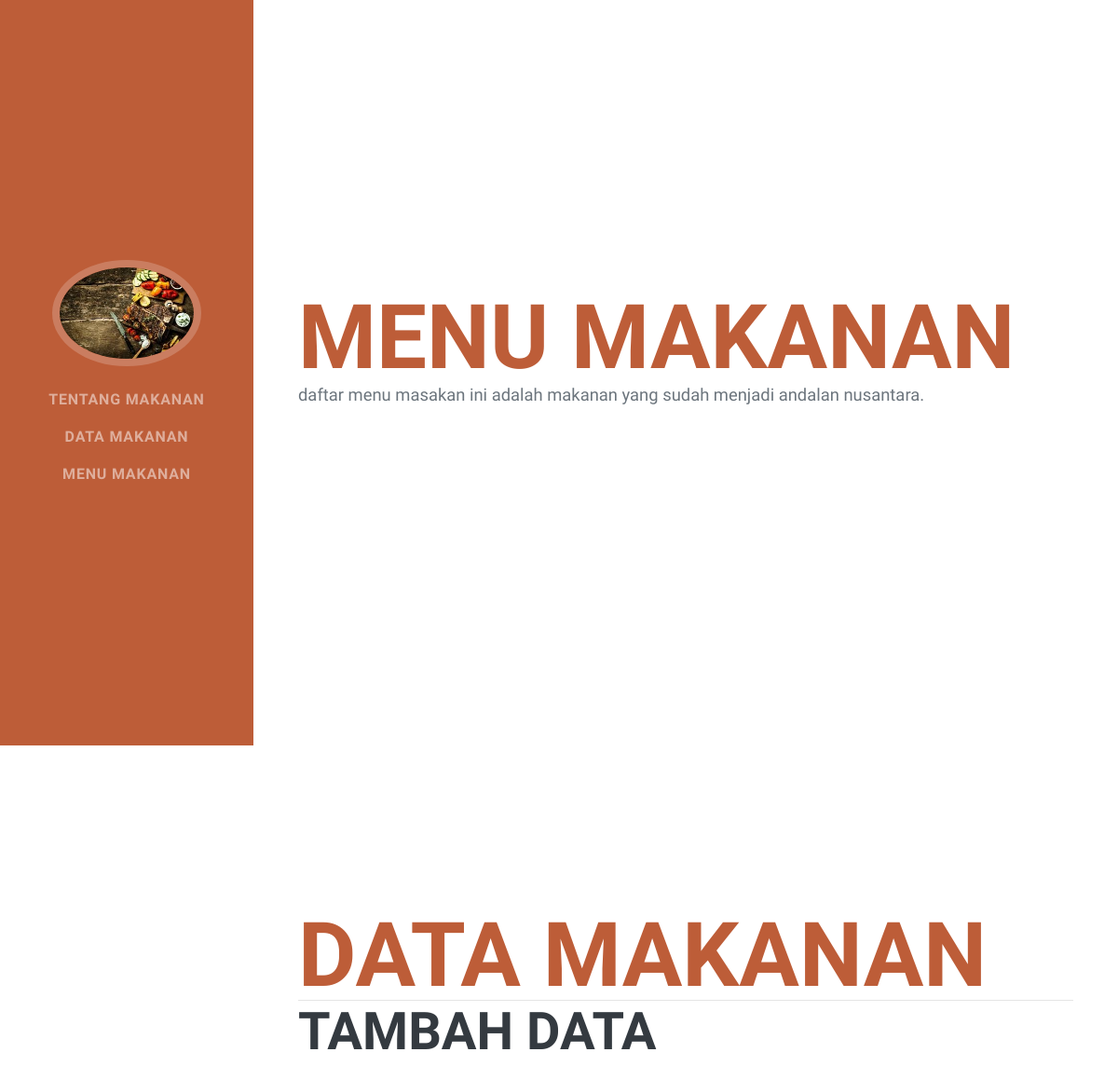
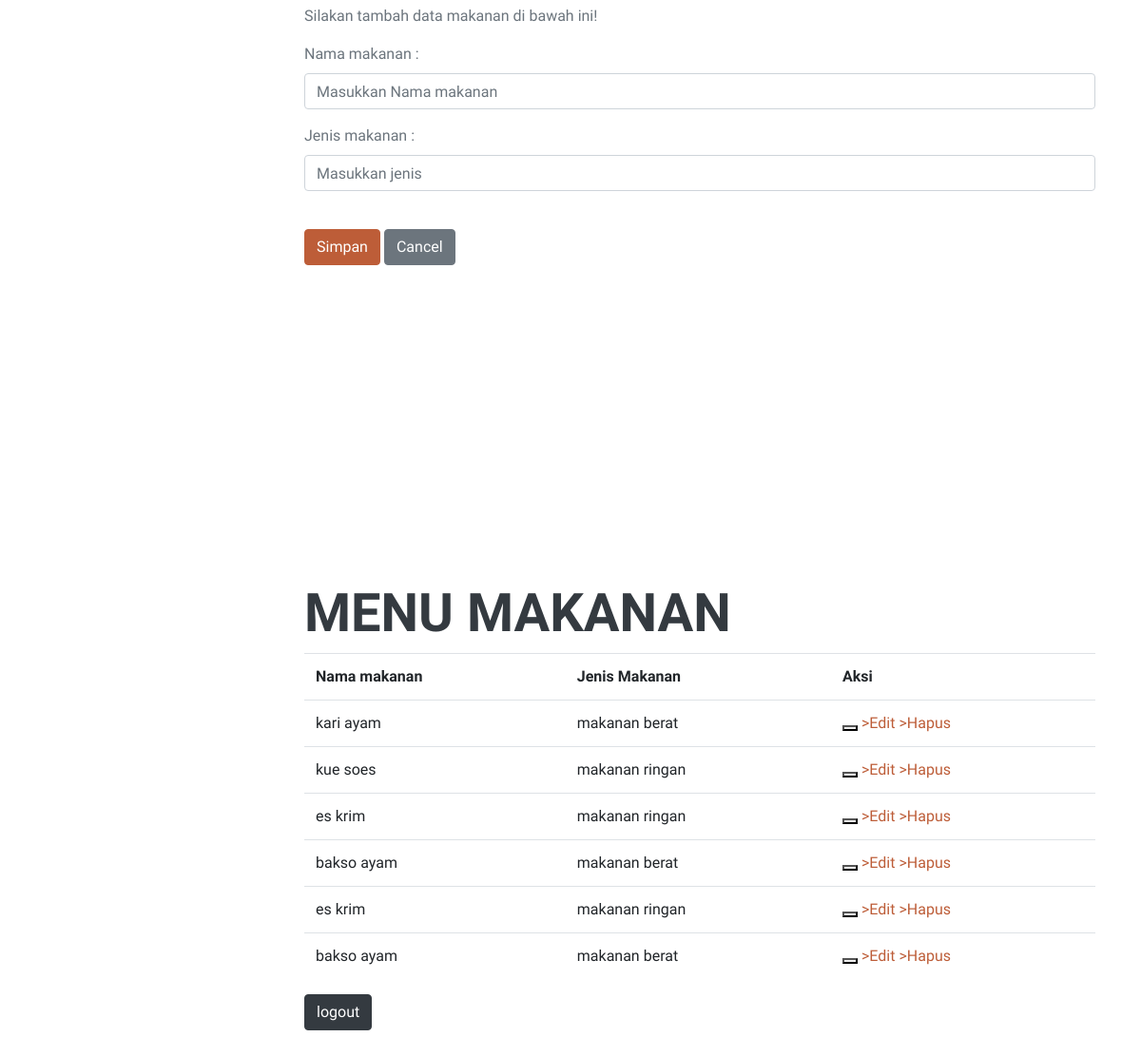
Page /admin/home.php on the committed database (2 pictures, top to bottom).
### tables this page shows
CREATE TABLE `menu_mknn` (
  `id` int(11) NOT NULL,
  `nama_makanan` varchar(100) NOT NULL,
  `jenis_makanan` varchar(100) NOT NULL
);

### admin/home.php (the view, shortened to what this page needs)
<?php
include "../koneksi.php";
$menu = mysqli_query($conf, "SELECT * FROM menu_mknn ");
?>
<!DOCTYPE html>
<html lang="en">
    <head>
        <link href="../styles.css" rel="stylesheet" />
    </head>
    <body id="page-top">
        <nav class="navbar navbar-expand-lg navbar-dark bg-primary fixed-top" id="sideNav">
            <a class="navbar-brand js-scroll-trigger" href="#page-top">
                <span class="d-none d-lg-block"> <img class="img-fluid img-profile rounded-circle mx-auto mb-2" src="../image/food1.jpg" alt="" /></span>
            </a>
            <div class="collapse navbar-collapse" id="navbarSupportedContent">
                <ul class="navbar-nav">
                    <li class="nav-item"><a class="nav-link js-scroll-trigger" href="#tentangmakanan">Tentang Makanan</a></li>
                    <li class="nav-item"><a class="nav-link js-scroll-trigger" href="#datamakanan">Data Makanan</a></li>
                    <li class="nav-item"><a class="nav-link js-scroll-trigger" href="#menumakanan">Menu Makanan</a></li>
                </ul>
            </div>
        </nav>
        <div class="container-fluid p-0">
            <section class="resume-section" id="tentangmakanan">
                <div class="resume-section-content">
                    <h1 class="mb-0">
                        <span class="text-primary">Menu Makanan</span>
                    </h1>
                    <p class="lead mb-5">daftar menu masakan ini adalah makanan yang sudah menjadi andalan nusantara.</p>
                </div>
            </section>
            <section class="resume-section" id="datamakanan">
                <div class="resume-section-content">
                    <h1 class="mb-0">
                        <span class="text-primary">Data Makanan</span>
            <hr class="m-0" />
                <h2>Tambah data</h2>
                <p>Silakan tambah data makanan di bawah ini! </p>
                <form action="tambah-fungsi.php"method="POST" class="needs-validation" novalidate>
                    <div class="form-group">
                    <label for="nama">Nama makanan : </label>
                    <input type="text" class="form-control" id="nama_makanan" placeholder="Masukkan Nama makanan" name="nama_makanan" required>
                    </div>
                    <div class="form-group">
                    <label for="alamat">Jenis makanan : </label>
                    <input type="jenis_makanan" class="form-control" id="jenis_makanan" placeholder="Masukkan jenis" name="jenis_makanan" required>
                    </div><br>
                    <button type="submit" class="btn btn-primary"name="tambah">Simpan</button>
                    <button type="button" class="btn btn-secondary"onclick="self.history.back()">Cancel</button>
                </form>
                </div>
                </section>
                <section class="resume-section" id="menumakanan">
                <div class="resume-section-content">
                    <h1 class="mb-0">
                        <h2>Menu Makanan</h2>
                    <table class="table">
                    <tr>
                        <th>Nama makanan</th>
                        <th>Jenis Makanan</th>
                        <th>Aksi</th>
                    <tr>
                    <?php
                   while ($a = mysqli_fetch_array($menu)){
                    echo "
                    <tr>
                     <td>$a[nama_makanan]</td>
                     <td>$a[jenis_makanan]</td>
                     <td>
                        <a href='ubah.php?id=$a[id]'><button></button> >Edit </a>
                        <a href='hapus.php?id=$a[id]'>>Hapus </a>
                     </td>
                 </tr>
                    ";
                }
                    ?>
                    </table>
                    <p><a href="../logout.php"><button type="button" class="btn btn-dark">logout</button </p>
                </body>
                </html>
                    </body>
                </html>

### rows in the picture
menu_mknn: nama_makanan "kari ayam", jenis_makanan "makanan berat"
menu_mknn: nama_makanan "kue soes", jenis_makanan "makanan ringan"
menu_mknn: nama_makanan "es krim", jenis_makanan "makanan ringan"
menu_mknn: nama_makanan "bakso ayam", jenis_makanan "makanan berat"
menu_mknn: nama_makanan "es krim", jenis_makanan "makanan ringan"
menu_mknn: nama_makanan "bakso ayam", jenis_makanan "makanan berat"
